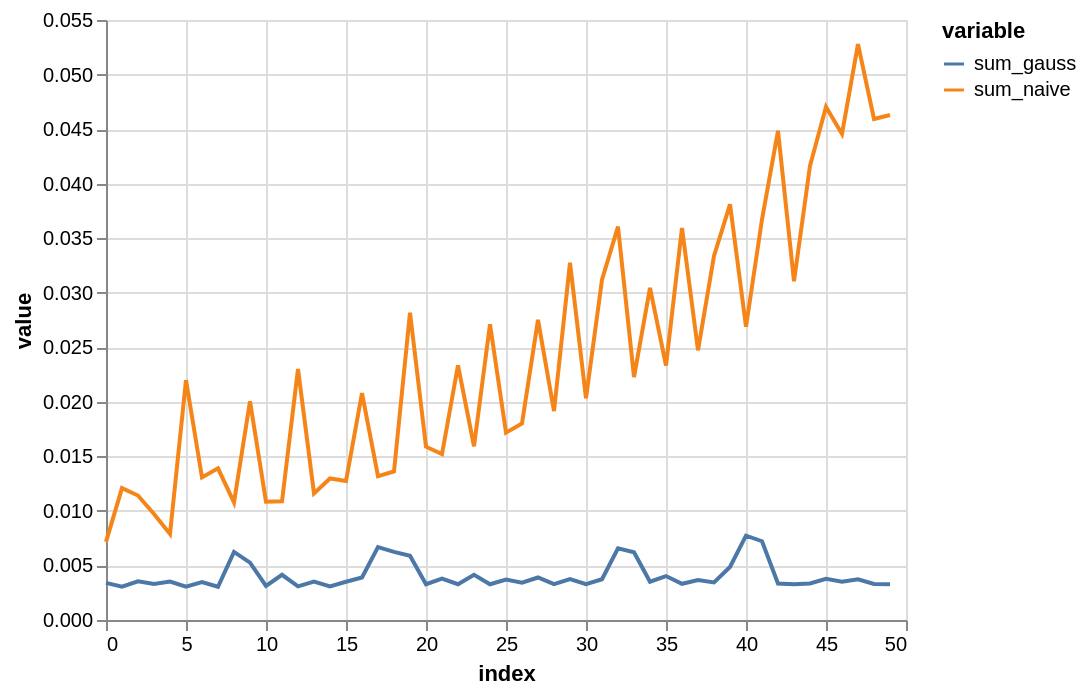

The notebook cell saved with this chart:
### Code cell
import altair as alt
import pandas as pd

from timeit import timeit

def sum_naive(n):
    value = 0

    for i in range(1, n+1):
        value += i
    
    return value

def sum_gauss(n):
    return n*(n+1)/2

funcs = {
    "sum_naive": sum_naive,
    "sum_gauss": sum_gauss
}

df = pd.DataFrame({
    k: [timeit(lambda: v(n), number=10000) for n in range(50)] 
    for k,v in funcs.items()
})

df = df.reset_index().melt(id_vars="index", value_vars=funcs.keys())

alt.Chart(df.reset_index()).mark_line().encode(
    x="index",
    y="value",
    color="variable"
)

### Figure 1 — Vega-Lite specification as saved in the notebook (floating-point values rounded to 4 significant figures)
{"config": {"view": {"continuousWidth": 400, "continuousHeight": 300}}, "data": {"name": "data-a9325ab2cd745d280ae9d75863d864e1"}, "mark": "line", "encoding": {"color": {"type": "nominal", "field": "variable"}, "x": {"type": "quantitative", "field": "index"}, "y": {"type": "quantitative", "field": "value"}}, "$schema": "https://vega.github.io/schema/vega-lite/v4.8.1.json", "datasets": {"data-a9325ab2cd745d280ae9d75863d864e1": [{"level_0": 0, "index": 0, "variable": "sum_naive", "value": 0.007164}, {"level_0": 1, "index": 1, "variable": "sum_naive", "value": 0.01209}, {"level_0": 2, "index": 2, "variable": "sum_naive", "value": 0.01141}, {"level_0": 3, "index": 3, "variable": "sum_naive", "value": 0.009722}, {"level_0": 4, "index": 4, "variable": "sum_naive", "value": 0.007885}, {"level_0": 5, "index": 5, "variable": "sum_naive", "value": 0.02199}, {"level_0": 6, "index": 6, "variable": "sum_naive", "value": 0.01307}, {"level_0": 7, "index": 7, "variable": "sum_naive", "value": 0.0139}, {"level_0": 8, "index": 8, "variable": "sum_naive", "value": 0.01078}, {"level_0": 9, "index": 9, "variable": "sum_naive", "value": 0.02005}, {"level_0": 10, "index": 10, "variable": "sum_naive", "value": 0.01085}, {"level_0": 11, "index": 11, "variable": "sum_naive", "value": 0.01087}, {"level_0": 12, "index": 12, "variable": "sum_naive", "value": 0.02302}, {"level_0": 13, "index": 13, "variable": "sum_naive", "value": 0.01161}, {"level_0": 14, "index": 14, "variable": "sum_naive", "value": 0.01297}, {"level_0": 15, "index": 15, "variable": "sum_naive", "value": 0.01274}, {"level_0": 16, "index": 16, "variable": "sum_naive", "value": 0.0208}, {"level_0": 17, "index": 17, "variable": "sum_naive", "value": 0.01319}, {"level_0": 18, "index": 18, "variable": "sum_naive", "value": 0.01363}, {"level_0": 19, "index": 19, "variable": "sum_naive", "value": 0.02818}, {"level_0": 20, "index": 20, "variable": "sum_naive", "value": 0.01588}, {"level_0": 21, "index": 21, "variable": "sum_naive", "value": 0.0152}, {"level_0": 22, "index": 22, "variable": "sum_naive", "value": 0.02334}, {"level_0": 23, "index": 23, "variable": "sum_naive", "value": 0.01593}, {"level_0": 24, "index": 24, "variable": "sum_naive", "value": 0.02712}, {"level_0": 25, "index": 25, "variable": "sum_naive", "value": 0.01718}, {"level_0": 26, "index": 26, "variable": "sum_naive", "value": 0.01802}, {"level_0": 27, "index": 27, "variable": "sum_naive", "value": 0.02752}, {"level_0": 28, "index": 28, "variable": "sum_naive", "value": 0.01915}, {"level_0": 29, "index": 29, "variable": "sum_naive", "value": 0.03274}, {"level_0": 30, "index": 30, "variable": "sum_naive", "value": 0.02033}, {"level_0": 31, "index": 31, "variable": "sum_naive", "value": 0.0312}, {"level_0": 32, "index": 32, "variable": "sum_naive", "value": 0.03605}, {"level_0": 33, "index": 33, "variable": "sum_naive", "value": 0.02227}, {"level_0": 34, "index": 34, "variable": "sum_naive", "value": 0.03044}, {"level_0": 35, "index": 35, "variable": "sum_naive", "value": 0.02333}, {"level_0": 36, "index": 36, "variable": "sum_naive", "value": 0.03594}, {"level_0": 37, "index": 37, "variable": "sum_naive", "value": 0.02472}, {"level_0": 38, "index": 38, "variable": "sum_naive", "value": 0.03338}, {"level_0": 39, "index": 39, "variable": "sum_naive", "value": 0.03811}, {"level_0": 40, "index": 40, "variable": "sum_naive", "value": 0.02689}, {"level_0": 41, "index": 41, "variable": "sum_naive", "value": 0.03671}, {"level_0": 42, "index": 42, "variable": "sum_naive", "value": 0.04484}, {"level_0": 43, "index": 43, "variable": "sum_naive", "value": 0.03106}, {"level_0": 44, "index": 44, "variable": "sum_naive", "value": 0.04163}, {"level_0": 45, "index": 45, "variable": "sum_naive", "value": 0.04704}, {"level_0": 46, "index": 46, "variable": "sum_naive", "value": 0.04456}, {"level_0": 47, "index": 47, "variable": "sum_naive", "value": 0.05279}, {"level_0": 48, "index": 48, "variable": "sum_naive", "value": 0.04592}, {"level_0": 49, "index": 49, "variable": "sum_naive", "value": 0.04629}, {"level_0": 50, "index": 0, "variable": "sum_gauss", "value": 0.003399}, {"level_0": 51, "index": 1, "variable": "sum_gauss", "value": 0.003052}, {"level_0": 52, "index": 2, "variable": "sum_gauss", "value": 0.003551}, {"level_0": 53, "index": 3, "variable": "sum_gauss", "value": 0.003313}, {"level_0": 54, "index": 4, "variable": "sum_gauss", "value": 0.003529}, {"level_0": 55, "index": 5, "variable": "sum_gauss", "value": 0.003046}, {"level_0": 56, "index": 6, "variable": "sum_gauss", "value": 0.003475}, {"level_0": 57, "index": 7, "variable": "sum_gauss", "value": 0.003046}, {"level_0": 58, "index": 8, "variable": "sum_gauss", "value": 0.00624}, {"level_0": 59, "index": 9, "variable": "sum_gauss", "value": 0.00526}, {"level_0": 60, "index": 10, "variable": "sum_gauss", "value": 0.003117}, {"level_0": 61, "index": 11, "variable": "sum_gauss", "value": 0.004144}, {"level_0": 62, "index": 12, "variable": "sum_gauss", "value": 0.003083}, {"level_0": 63, "index": 13, "variable": "sum_gauss", "value": 0.003516}, {"level_0": 64, "index": 14, "variable": "sum_gauss", "value": 0.00307}, {"level_0": 65, "index": 15, "variable": "sum_gauss", "value": 0.003504}, {"level_0": 66, "index": 16, "variable": "sum_gauss", "value": 0.0039}, {"level_0": 67, "index": 17, "variable": "sum_gauss", "value": 0.006686}, {"level_0": 68, "index": 18, "variable": "sum_gauss", "value": 0.006245}, {"level_0": 69, "index": 19, "variable": "sum_gauss", "value": 0.005893}, {"level_0": 70, "index": 20, "variable": "sum_gauss", "value": 0.003277}, {"level_0": 71, "index": 21, "variable": "sum_gauss", "value": 0.003803}, {"level_0": 72, "index": 22, "variable": "sum_gauss", "value": 0.00328}, {"level_0": 73, "index": 23, "variable": "sum_gauss", "value": 0.004142}, {"level_0": 74, "index": 24, "variable": "sum_gauss", "value": 0.00328}, {"level_0": 75, "index": 25, "variable": "sum_gauss", "value": 0.003705}, {"level_0": 76, "index": 26, "variable": "sum_gauss", "value": 0.003419}, {"level_0": 77, "index": 27, "variable": "sum_gauss", "value": 0.003898}, {"level_0": 78, "index": 28, "variable": "sum_gauss", "value": 0.003281}, {"level_0": 79, "index": 29, "variable": "sum_gauss", "value": 0.003749}, {"level_0": 80, "index": 30, "variable": "sum_gauss", "value": 0.003278}, {"level_0": 81, "index": 31, "variable": "sum_gauss", "value": 0.003733}, {"level_0": 82, "index": 32, "variable": "sum_gauss", "value": 0.006563}, {"level_0": 83, "index": 33, "variable": "sum_gauss", "value": 0.00621}, {"level_0": 84, "index": 34, "variable": "sum_gauss", "value": 0.003506}, {"level_0": 85, "index": 35, "variable": "sum_gauss", "value": 0.004028}, {"level_0": 86, "index": 36, "variable": "sum_gauss", "value": 0.003317}, {"level_0": 87, "index": 37, "variable": "sum_gauss", "value": 0.00366}, {"level_0": 88, "index": 38, "variable": "sum_gauss", "value": 0.003438}, {"level_0": 89, "index": 39, "variable": "sum_gauss", "value": 0.004856}, {"level_0": 90, "index": 40, "variable": "sum_gauss", "value": 0.007731}, {"level_0": 91, "index": 41, "variable": "sum_gauss", "value": 0.007221}, {"level_0": 92, "index": 42, "variable": "sum_gauss", "value": 0.003349}, {"level_0": 93, "index": 43, "variable": "sum_gauss", "value": 0.003276}, {"level_0": 94, "index": 44, "variable": "sum_gauss", "value": 0.003342}, {"level_0": 95, "index": 45, "variable": "sum_gauss", "value": 0.003778}, {"level_0": 96, "index": 46, "variable": "sum_gauss", "value": 0.003511}, {"level_0": 97, "index": 47, "variable": "sum_gauss", "value": 0.00373}, {"level_0": 98, "index": 48, "variable": "sum_gauss", "value": 0.003299}, {"level_0": 99, "index": 49, "variable": "sum_gauss", "value": 0.003276}]}}
